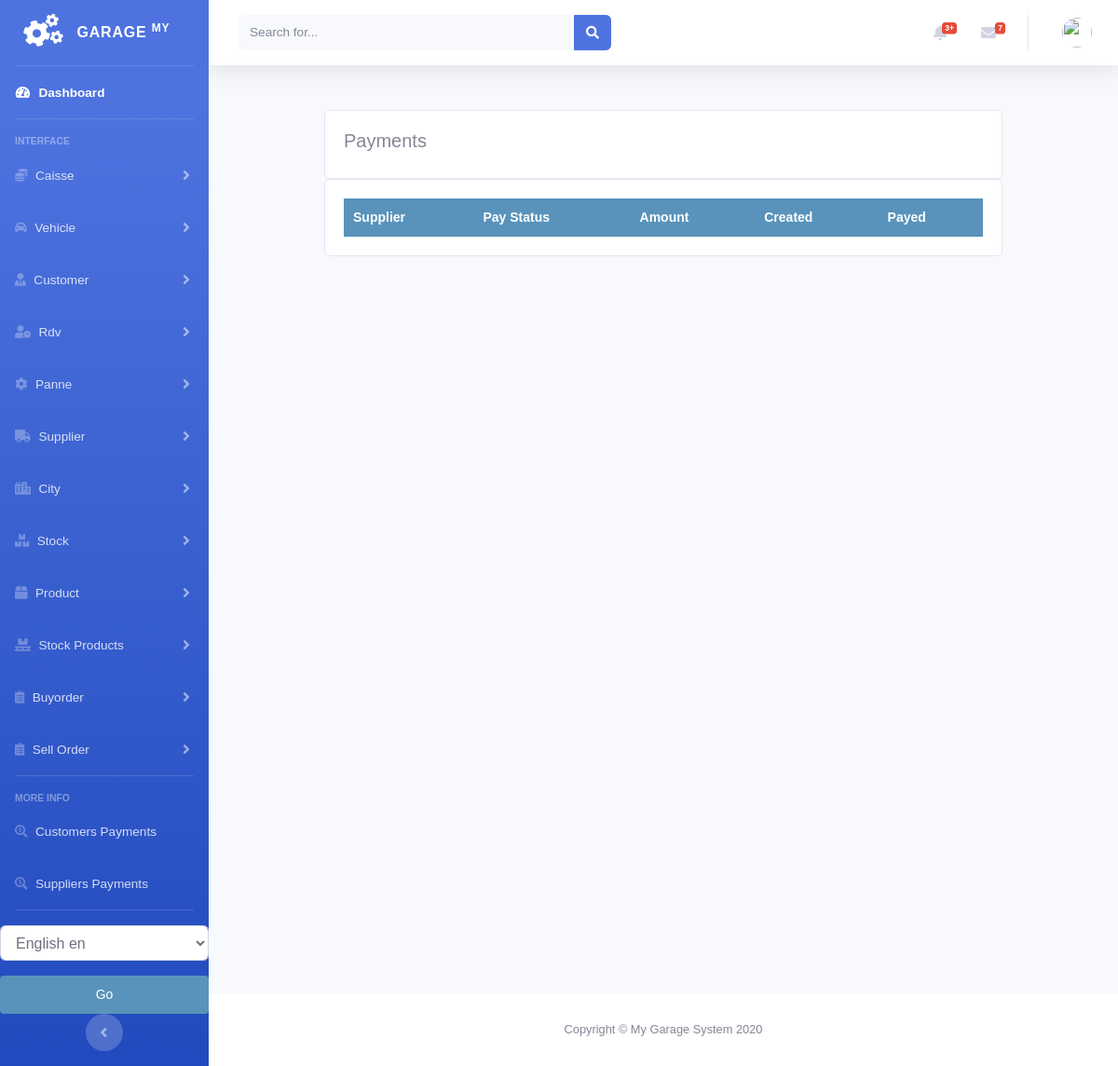
Page /payments/supplier_payment_list on the earlier database version.
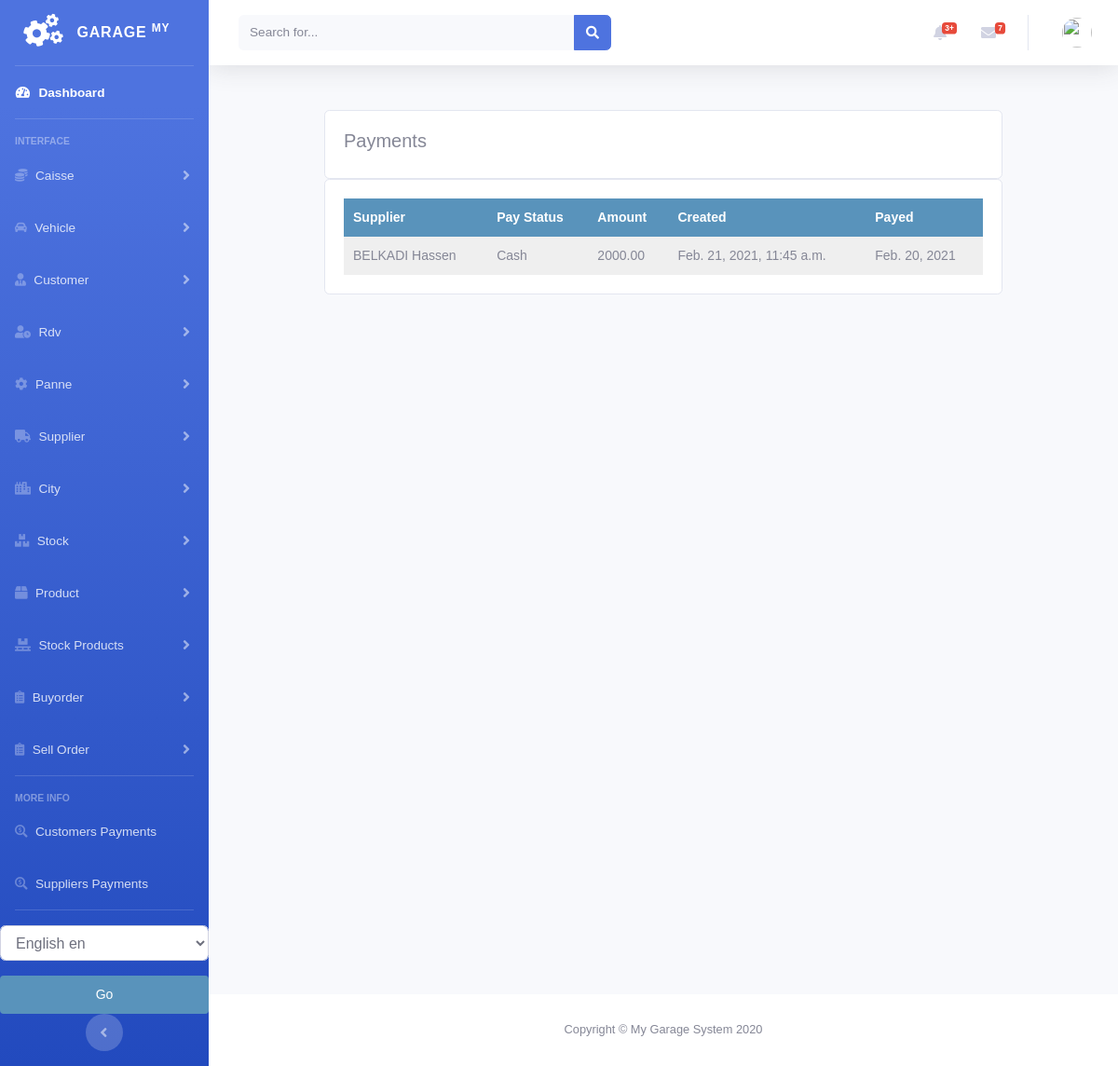
Same page on the later database version.
### payments/models.py (models this page shows)
class BuyOrderPayment(models.Model):
    order = models.ForeignKey(BuyOrder, on_delete=models.CASCADE, blank=True, null=True)
    supplier = models.ForeignKey(Supplier, on_delete=models.CASCADE)
    user = models.IntegerField(default=0)
    amount = models.DecimalField(max_digits=10, decimal_places=2)
    created = models.DateTimeField(auto_now_add=True)
    pay_date = models.DateField(null=True, blank=True)
    pay_type = (
        ('Cash', 'Cash'),
        ('Cheque', 'Cheque'),
    )
    pay_status = models.CharField(max_length=8, choices=pay_type, blank=True, default="Cash")

### supplier/models.py (models this page shows)
class Supplier(models.Model):
    firstname = models.CharField(max_length=250, null=True)
    lastname = models.CharField(max_length=250, null=True)
    address = models.CharField(max_length=200, null=True)
    phone = models.CharField(max_length=200, null=True)
    email = models.EmailField(null=True)
    date_created = models.DateTimeField(auto_now_add=True, null=True)
    date_joined = models.DateField(null=True)
    credit = models.DecimalField(max_digits=10, decimal_places=2, null=True, default=0.0)
    def __str__(self):
        return self.firstname + " " + self.lastname

### payments/views.py (the view)
# urls.py: path('supplier_payment_list', views.supplier_payment_list, name='supplier_payment_list'),
def supplier_payment_list(request):
    supplierpayments = BuyOrderPayment.objects.all()
    context = {
        "supplierpayments": supplierpayments
    }
    return render(request, 'payments/supplier/payment_list.html', context)

### payments/templates/payments/supplier/payment_list.html (shortened to what this page needs)
{% extends 'home.html' %}
{% load static %}
{% block content %}
<br>
<div class="container">
    <div class="row">
        <div class="col-md">
            <div class="card card-body">
                <h5>Payments</h5>
            </div>
            <div class="card card-body">
                <table id="table_id" class="display text-center">
                    <thead>
                    <tr>
                        <th>Supplier</th>
                        <th>Pay Status</th>
                        <th>Amount</th>
                        <th>Created</th>
                        <th>Payed</th>
                    </tr>
                    </thead>
                    <tbody>
                    {% for payement in supplierpayments %}
                    <tr>
                        <td>
                            {{payement.supplier}}
                        </td>
                        <td>
                            {{payement.pay_status}}
                        </td>
                        <td>
                            {{payement.amount}}
                        </td>
                        <td>
                            {{payement.created}}
                        </td>
                        <td>
                            {{payement.pay_date}}
                        </td>
                    </tr>
                    {% endfor %}
                    </tbody>
                </table>
            </div>
        </div>
    </div>
</div>
{% endblock %}
{% block jsscript %}
<link rel="stylesheet" type="text/css" href="https://cdn.datatables.net/1.10.22/css/jquery.dataTables.css">
<link rel="stylesheet" type="text/css" href="https://cdn.datatables.net/buttons/1.6.5/css/buttons.dataTables.min.css">
{% endblock %}

Differences in the rows shown:
added BuyOrderPayment: supplier "BELKADI Hassen", pay_status "Cash", amount "2000.00", created "Feb. 21, 2021, 11:45 a.m.", pay_date "Feb. 20, 2021"
